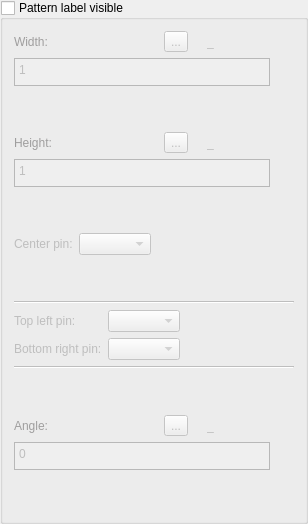
         <widget class="QGroupBox" name="groupBoxPatternLabel">
          <property name="enabled">
           <bool>true</bool>
          </property>
          <property name="title">
           <string>Pattern label visible</string>
          </property>
          <property name="checkable">
           <bool>true</bool>
          </property>
          <property name="checked">
           <bool>false</bool>
          </property>
          <layout class="QVBoxLayout" name="verticalLayout_14">
           <item>
            <layout class="QHBoxLayout" name="horizontalLayout_25">
             <item alignment="Qt::AlignLeft">
              <widget class="QLabel" name="labelEditPLWidth">
               <property name="sizePolicy">
                <sizepolicy hsizetype="Fixed" vsizetype="Preferred">
                 <horstretch>0</horstretch>
                 <verstretch>0</verstretch>
                </sizepolicy>
               </property>
               <property name="palette">
                <palette>
                 <active>
                  <colorrole role="WindowText">
                   <brush brushstyle="SolidPattern">
                    <color alpha="255">
                     <red>255</red>
                     <green>0</green>
                     <blue>0</blue>
                    </color>
                   </brush>
                  </colorrole>
                 </active>
                 <inactive>
                  <colorrole role="WindowText">
                   <brush brushstyle="SolidPattern">
                    <color alpha="255">
                     <red>255</red>
                     <green>0</green>
                     <blue>0</blue>
                    </color>
                   </brush>
                  </colorrole>
                 </inactive>
                 <disabled>
                  <colorrole role="WindowText">
                   <brush brushstyle="SolidPattern">
                    <color alpha="255">
                     <red>159</red>
                     <green>158</green>
                     <blue>158</blue>
                    </color>
                   </brush>
                  </colorrole>
                 </disabled>
                </palette>
               </property>
               <property name="text">
                <string>Width:</string>
               </property>
              </widget>
             </item>
             <item>
              <spacer name="horizontalSpacer_13">
               <property name="orientation">
                <enum>Qt::Horizontal</enum>
               </property>
               <property name="sizeHint" stdset="0">
                <size>
                 <width>40</width>
                 <height>20</height>
                </size>
               </property>
              </spacer>
             </item>
             <item alignment="Qt::AlignRight">
              <widget class="QToolButton" name="pushButtonPLWidth">
               <property name="toolTip">
                <string>Formula wizard</string>
               </property>
               <property name="text">
                <string notr="true">...</string>
               </property>
               <property name="icon">
                <iconset resource="../../../../vmisc/share/resources/icon.qrc">
                 <normaloff>:/icon/24x24/fx.png</normaloff>:/icon/24x24/fx.png</iconset>
               </property>
               <property name="iconSize">
                <size>
                 <width>24</width>
                 <height>24</height>
                </size>
               </property>
              </widget>
             </item>
             <item alignment="Qt::AlignRight">
              <widget class="QLabel" name="labelEqual_7">
               <property name="text">
                <string/>
               </property>
               <property name="pixmap">
                <pixmap resource="../../../../vmisc/share/resources/icon.qrc">:/icon/24x24/equal.png</pixmap>
               </property>
              </widget>
             </item>
             <item alignment="Qt::AlignRight">
              <widget class="QLabel" name="labelPLWidth">
               <property name="sizePolicy">
                <sizepolicy hsizetype="Fixed" vsizetype="Preferred">
                 <horstretch>0</horstretch>
                 <verstretch>0</verstretch>
                </sizepolicy>
               </property>
               <property name="minimumSize">
                <size>
                 <width>87</width>
                 <height>0</height>
                </size>
               </property>
               <property name="baseSize">
                <size>
                 <width>0</width>
                 <height>0</height>
                </size>
               </property>
               <property name="toolTip">
                <string>Value</string>
               </property>
               <property name="text">
                <string notr="true">_</string>
               </property>
              </widget>
             </item>
            </layout>
           </item>
           <item>
            <layout class="QHBoxLayout" name="horizontalLayout_26">
             <item>
              <widget class="QPlainTextEdit" name="lineEditPLWidthFormula">
               <property name="sizePolicy">
                <sizepolicy hsizetype="Expanding" vsizetype="Preferred">
                 <horstretch>0</horstretch>
                 <verstretch>0</verstretch>
                </sizepolicy>
               </property>
               <property name="maximumSize">
                <size>
                 <width>16777215</width>
                 <height>28</height>
                </size>
               </property>
               <property name="toolTip">
                <string>Calculation</string>
               </property>
               <property name="tabChangesFocus">
                <bool>true</bool>
               </property>
               <property name="plainText">
                <string notr="true">1</string>
               </property>
              </widget>
             </item>
             <item>
              <widget class="QPushButton" name="pushButtonShowPLWidth">
               <property name="maximumSize">
                <size>
                 <width>18</width>
                 <height>18</height>
                </size>
               </property>
               <property name="sizeIncrement">
                <size>
                 <width>0</width>
                 <height>0</height>
                </size>
               </property>
               <property name="toolTip">
                <string>&lt;html&gt;&lt;head/&gt;&lt;body&gt;&lt;p&gt;Show full calculation in message box&lt;/p&gt;&lt;/body&gt;&lt;/html&gt;</string>
               </property>
               <property name="text">
                <string notr="true"/>
               </property>
               <property name="icon">
                <iconset theme="go-down">
                 <normaloff>.</normaloff>.</iconset>
               </property>
               <property name="iconSize">
                <size>
                 <width>16</width>
                 <height>16</height>
                </size>
               </property>
               <property name="flat">
                <bool>true</bool>
               </property>
              </widget>
             </item>
            </layout>
           </item>
           <item>
            <spacer name="verticalSpacer_6">
             <property name="orientation">
              <enum>Qt::Vertical</enum>
             </property>
             <property name="sizeHint" stdset="0">
              <size>
               <width>20</width>
               <height>40</height>
              </size>
             </property>
            </spacer>
           </item>
           <item>
            <layout class="QHBoxLayout" name="horizontalLayout_24">
             <item alignment="Qt::AlignLeft">
              <widget class="QLabel" name="labelEditPLHeight">
               <property name="sizePolicy">
                <sizepolicy hsizetype="Fixed" vsizetype="Preferred">
                 <horstretch>0</horstretch>
                 <verstretch>0</verstretch>
                </sizepolicy>
               </property>
               <property name="palette">
                <palette>
                 <active>
                  <colorrole role="WindowText">
                   <brush brushstyle="SolidPattern">
                    <color alpha="255">
                     <red>255</red>
                     <green>0</green>
                     <blue>0</blue>
                    </color>
                   </brush>
                  </colorrole>
                 </active>
                 <inactive>
                  <colorrole role="WindowText">
                   <brush brushstyle="SolidPattern">
                    <color alpha="255">
                     <red>255</red>
                     <green>0</green>
                     <blue>0</blue>
                    </color>
                   </brush>
                  </colorrole>
                 </inactive>
                 <disabled>
                  <colorrole role="WindowText">
                   <brush brushstyle="SolidPattern">
                    <color alpha="255">
                     <red>159</red>
                     <green>158</green>
                     <blue>158</blue>
                    </color>
                   </brush>
                  </colorrole>
                 </disabled>
                </palette>
               </property>
               <property name="text">
                <string>Height:</string>
               </property>
              </widget>
             </item>
             <item>
              <spacer name="horizontalSpacer_12">
               <property name="orientation">
                <enum>Qt::Horizontal</enum>
               </property>
               <property name="sizeHint" stdset="0">
                <size>
                 <width>40</width>
                 <height>20</height>
                </size>
               </property>
              </spacer>
             </item>
             <item alignment="Qt::AlignRight">
              <widget class="QToolButton" name="pushButtonPLHeight">
               <property name="toolTip">
                <string>Formula wizard</string>
               </property>
               <property name="text">
                <string notr="true">...</string>
               </property>
               <property name="icon">
                <iconset resource="../../../../vmisc/share/resources/icon.qrc">
                 <normaloff>:/icon/24x24/fx.png</normaloff>:/icon/24x24/fx.png</iconset>
               </property>
               <property name="iconSize">
                <size>
                 <width>24</width>
                 <height>24</height>
                </size>
               </property>
              </widget>
             </item>
             <item alignment="Qt::AlignRight">
              <widget class="QLabel" name="labelEqual_6">
               <property name="text">
                <string/>
               </property>
               <property name="pixmap">
                <pixmap resource="../../../../vmisc/share/resources/icon.qrc">:/icon/24x24/equal.png</pixmap>
               </property>
              </widget>
             </item>
             <item alignment="Qt::AlignRight">
              <widget class="QLabel" name="labelPLHeight">
               <property name="sizePolicy">
                <sizepolicy hsizetype="Fixed" vsizetype="Preferred">
                 <horstretch>0</horstretch>
                 <verstretch>0</verstretch>
                </sizepolicy>
               </property>
               <property name="minimumSize">
                <size>
                 <width>87</width>
                 <height>0</height>
                </size>
               </property>
               <property name="baseSize">
                <size>
                 <width>0</width>
                 <height>0</height>
                </size>
               </property>
               <property name="toolTip">
                <string>Value</string>
               </property>
               <property name="text">
                <string notr="true">_</string>
               </property>
              </widget>
             </item>
            </layout>
           </item>
           <item>
            <layout class="QHBoxLayout" name="horizontalLayout_27">
             <item>
              <widget class="QPlainTextEdit" name="lineEditPLHeightFormula">
               <property name="sizePolicy">
                <sizepolicy hsizetype="Expanding" vsizetype="Preferred">
                 <horstretch>0</horstretch>
                 <verstretch>0</verstretch>
                </sizepolicy>
               </property>
               <property name="maximumSize">
                <size>
                 <width>16777215</width>
                 <height>28</height>
                </size>
               </property>
               <property name="toolTip">
                <string>Calculation</string>
               </property>
               <property name="tabChangesFocus">
                <bool>true</bool>
               </property>
               <property name="plainText">
                <string notr="true">1</string>
               </property>
              </widget>
             </item>
             <item>
              <widget class="QPushButton" name="pushButtonShowPLHeight">
               <property name="maximumSize">
                <size>
                 <width>18</width>
                 <height>18</height>
                </size>
               </property>
               <property name="sizeIncrement">
                <size>
                 <width>0</width>
                 <height>0</height>
                </size>
               </property>
               <property name="toolTip">
                <string>&lt;html&gt;&lt;head/&gt;&lt;body&gt;&lt;p&gt;Show full calculation in message box&lt;/p&gt;&lt;/body&gt;&lt;/html&gt;</string>
               </property>
               <property name="text">
                <string notr="true"/>
               </property>
               <property name="icon">
                <iconset theme="go-down">
                 <normaloff>.</normaloff>.</iconset>
               </property>
               <property name="iconSize">
                <size>
                 <width>16</width>
                 <height>16</height>
                </size>
               </property>
               <property name="flat">
                <bool>true</bool>
               </property>
              </widget>
             </item>
            </layout>
           </item>
           <item>
            <spacer name="verticalSpacer_7">
             <property name="orientation">
              <enum>Qt::Vertical</enum>
             </property>
             <property name="sizeHint" stdset="0">
              <size>
               <width>20</width>
               <height>40</height>
              </size>
             </property>
            </spacer>
           </item>
           <item>
            <layout class="QFormLayout" name="formLayout_10">
             <property name="fieldGrowthPolicy">
              <enum>QFormLayout::ExpandingFieldsGrow</enum>
             </property>
             <item row="0" column="0">
              <widget class="QLabel" name="labelPLCenter">
               <property name="text">
                <string>Center pin:</string>
               </property>
              </widget>
             </item>
             <item row="0" column="1">
              <widget class="QComboBox" name="comboBoxPLCenterPin"/>
             </item>
            </layout>
           </item>
           <item>
            <spacer name="verticalSpacer_13">
             <property name="orientation">
              <enum>Qt::Vertical</enum>
             </property>
             <property name="sizeHint" stdset="0">
              <size>
               <width>20</width>
               <height>40</height>
              </size>
             </property>
            </spacer>
           </item>
           <item>
            <widget class="Line" name="line_5">
             <property name="orientation">
              <enum>Qt::Horizontal</enum>
             </property>
            </widget>
           </item>
           <item>
            <layout class="QFormLayout" name="formLayout_5">
             <property name="fieldGrowthPolicy">
              <enum>QFormLayout::ExpandingFieldsGrow</enum>
             </property>
             <item row="0" column="0">
              <widget class="QLabel" name="labelPLTopLeftPin">
               <property name="text">
                <string>Top left pin:</string>
               </property>
              </widget>
             </item>
             <item row="0" column="1">
              <widget class="QComboBox" name="comboBoxPLTopLeftPin"/>
             </item>
             <item row="1" column="0">
              <widget class="QLabel" name="labelPLBottomRightPin">
               <property name="text">
                <string>Bottom right pin:</string>
               </property>
              </widget>
             </item>
             <item row="1" column="1">
              <widget class="QComboBox" name="comboBoxPLBottomRightPin"/>
             </item>
            </layout>
           </item>
           <item>
            <widget class="Line" name="line_6">
             <property name="orientation">
              <enum>Qt::Horizontal</enum>
             </property>
            </widget>
           </item>
           <item>
            <spacer name="verticalSpacer_12">
             <property name="orientation">
              <enum>Qt::Vertical</enum>
             </property>
             <property name="sizeHint" stdset="0">
              <size>
               <width>20</width>
               <height>40</height>
              </size>
             </property>
            </spacer>
           </item>
           <item>
            <layout class="QHBoxLayout" name="horizontalLayout_29">
             <item alignment="Qt::AlignLeft">
              <widget class="QLabel" name="labelEditPLAngle">
               <property name="sizePolicy">
                <sizepolicy hsizetype="Fixed" vsizetype="Preferred">
                 <horstretch>0</horstretch>
                 <verstretch>0</verstretch>
                </sizepolicy>
               </property>
               <property name="palette">
                <palette>
                 <active>
                  <colorrole role="WindowText">
                   <brush brushstyle="SolidPattern">
                    <color alpha="255">
                     <red>255</red>
                     <green>0</green>
                     <blue>0</blue>
                    </color>
                   </brush>
                  </colorrole>
                 </active>
                 <inactive>
                  <colorrole role="WindowText">
                   <brush brushstyle="SolidPattern">
                    <color alpha="255">
                     <red>255</red>
                     <green>0</green>
                     <blue>0</blue>
                    </color>
                   </brush>
                  </colorrole>
                 </inactive>
                 <disabled>
                  <colorrole role="WindowText">
                   <brush brushstyle="SolidPattern">
                    <color alpha="255">
                     <red>159</red>
                     <green>158</green>
                     <blue>158</blue>
                    </color>
                   </brush>
                  </colorrole>
                 </disabled>
                </palette>
               </property>
               <property name="text">
                <string>Angle:</string>
               </property>
              </widget>
             </item>
             <item>
              <spacer name="horizontalSpacer_14">
               <property name="orientation">
                <enum>Qt::Horizontal</enum>
               </property>
               <property name="sizeHint" stdset="0">
                <size>
                 <width>40</width>
                 <height>20</height>
                </size>
               </property>
              </spacer>
             </item>
             <item alignment="Qt::AlignRight">
              <widget class="QToolButton" name="pushButtonPLAngle">
               <property name="toolTip">
                <string>Formula wizard</string>
               </property>
               <property name="text">
                <string notr="true">...</string>
               </property>
               <property name="icon">
                <iconset resource="../../../../vmisc/share/resources/icon.qrc">
                 <normaloff>:/icon/24x24/fx.png</normaloff>:/icon/24x24/fx.png</iconset>
               </property>
               <property name="iconSize">
                <size>
                 <width>24</width>
                 <height>24</height>
                </size>
               </property>
              </widget>
             </item>
             <item alignment="Qt::AlignRight">
              <widget class="QLabel" name="labelEqual_8">
               <property name="text">
                <string/>
               </property>
               <property name="pixmap">
                <pixmap resource="../../../../vmisc/share/resources/icon.qrc">:/icon/24x24/equal.png</pixmap>
               </property>
              </widget>
             </item>
             <item alignment="Qt::AlignRight">
              <widget class="QLabel" name="labelPLAngle">
               <property name="sizePolicy">
                <sizepolicy hsizetype="Fixed" vsizetype="Preferred">
                 <horstretch>0</horstretch>
                 <verstretch>0</verstretch>
                </sizepolicy>
               </property>
               <property name="minimumSize">
                <size>
                 <width>87</width>
                 <height>0</height>
                </size>
               </property>
               <property name="baseSize">
                <size>
                 <width>0</width>
                 <height>0</height>
                </size>
               </property>
               <property name="toolTip">
                <string>Value</string>
               </property>
               <property name="text">
                <string notr="true">_</string>
               </property>
              </widget>
             </item>
            </layout>
           </item>
           <item>
            <layout class="QHBoxLayout" name="horizontalLayout_28">
             <item>
              <widget class="QPlainTextEdit" name="lineEditPLAngleFormula">
               <property name="sizePolicy">
                <sizepolicy hsizetype="Expanding" vsizetype="Preferred">
                 <horstretch>0</horstretch>
                 <verstretch>0</verstretch>
                </sizepolicy>
               </property>
               <property name="maximumSize">
                <size>
                 <width>16777215</width>
                 <height>28</height>
                </size>
               </property>
               <property name="toolTip">
                <string>Calculation</string>
               </property>
               <property name="tabChangesFocus">
                <bool>true</bool>
               </property>
               <property name="plainText">
                <string notr="true">0</string>
               </property>
              </widget>
             </item>
             <item>
              <widget class="QPushButton" name="pushButtonShowPLAngle">
               <property name="maximumSize">
                <size>
                 <width>18</width>
                 <height>18</height>
                </size>
               </property>
               <property name="sizeIncrement">
                <size>
                 <width>0</width>
                 <height>0</height>
                </size>
               </property>
               <property name="toolTip">
                <string>&lt;html&gt;&lt;head/&gt;&lt;body&gt;&lt;p&gt;Show full calculation in message box&lt;/p&gt;&lt;/body&gt;&lt;/html&gt;</string>
               </property>
               <property name="text">
                <string notr="true"/>
               </property>
               <property name="icon">
                <iconset theme="go-down">
                 <normaloff>.</normaloff>.</iconset>
               </property>
               <property name="iconSize">
                <size>
                 <width>16</width>
                 <height>16</height>
                </size>
               </property>
               <property name="flat">
                <bool>true</bool>
               </property>
              </widget>
             </item>
            </layout>
           </item>
           <item>
            <spacer name="verticalSpacer_9">
             <property name="orientation">
              <enum>Qt::Vertical</enum>
             </property>
             <property name="sizeHint" stdset="0">
              <size>
               <width>20</width>
               <height>40</height>
              </size>
             </property>
            </spacer>
           </item>
          </layout>
         </widget>
